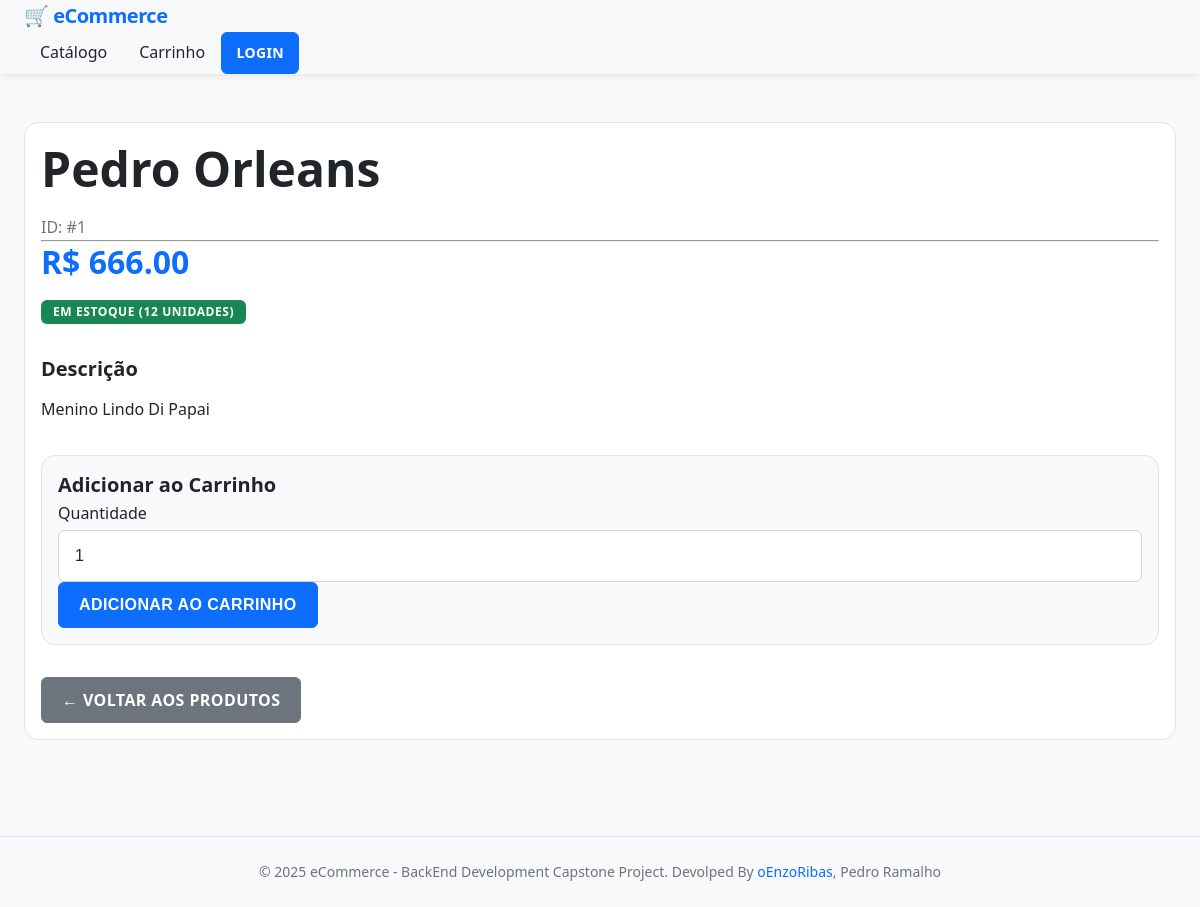
The page /produtos/1 on the database as committed earlier.
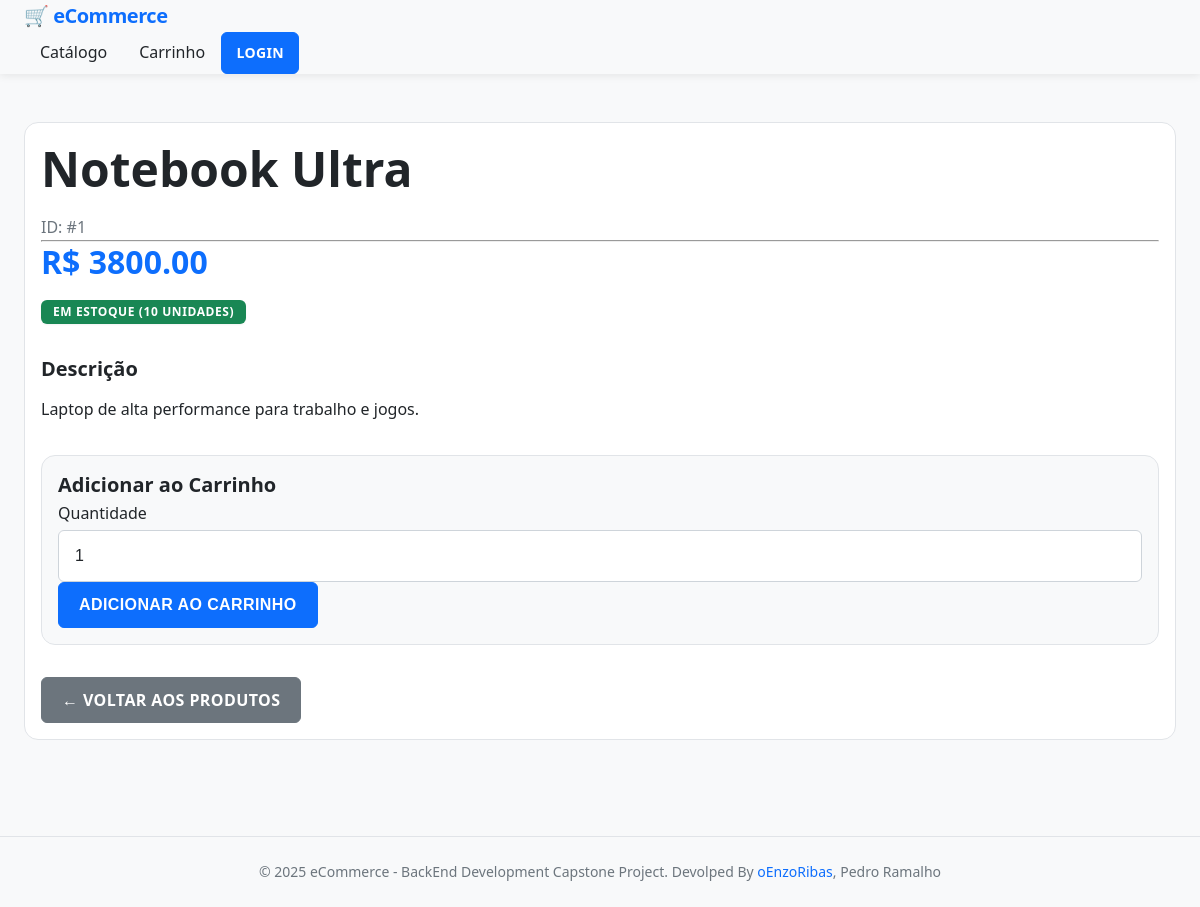
The same page on the database as committed later.
### models/produto_model.py (models this page shows, shortened)
class Produto(db.Model):
    __tablename__ = 'produtos'
    id = Column(Integer, primary_key=True, autoincrement=True, nullable=False)
    nome = Column(String(256), nullable=False)
    descricao = Column(String(256))
    preco = Column(db.Numeric(10,2), nullable=False)
    estoque = Column(Integer, nullable=False, default=0)

### routes/produtos.py (the view)
@produtos_bp.route('/<int:produto_id>')
def detalhes(produto_id):
    produto = Produto.query.get_or_404(produto_id)
    form = AdicionarCarrinhoForm()
    return render_template('produtos/detalhes.html', produto=produto, form=form)

### forms/produto_forms.py
class AdicionarCarrinhoForm(FlaskForm):
    quantidade = IntegerField(
        'Quantidade',
        validators=[
            DataRequired(message='Quantidade é obrigatória'),
            NumberRange(min=1, message='Quantidade deve ser no mínimo 1')
        ]
    )
    submit = SubmitField('Adicionar ao Carrinho')

### templates/produtos/detalhes.html (shortened to what this page needs)
{% extends "base.html" %}  {% block content %}
<div class="row">
  <div class="col-md-8 mx-auto">
    <div class="card shadow">
      <div class="card-body">
        <div class="row">
          <div class="col-md-6">
            <h1>{{ produto.nome }}</h1>
            <p class="text-muted">ID: #{{ produto.id }}</p>
          </div>
        </div>
        <hr />
        <div class="row mb-4">
          <div class="col-md-6">
            <h3 class="text-primary">R$ {{ "%.2f"|format(produto.preco) }}</h3>
            {% if produto.estoque > 0 %}
            <span class="badge bg-success fs-6"
              >Em Estoque ({{ produto.estoque }} unidades)</span
            >
            {% else %}
            <span class="badge bg-danger fs-6">Fora de Estoque</span>
            {% endif %}
          </div>
        </div>
        <div class="mb-4">
          <h5>Descrição</h5>
          <p>{{ produto.descricao or 'Sem descrição disponível' }}</p>
        </div>
        {% if produto.estoque > 0 %}
        <div class="card bg-light">
          <div class="card-body">
            <h5 class="card-title">Adicionar ao Carrinho</h5>
            <form
              method="POST"
              action="{{ url_for('carrinho.adicionar', produto_id=produto.id) }}"
            >
              <div class="row g-2">
                <div class="col-md-4">
                  <label for="quantidade" class="form-label">Quantidade</label>
                  <input
                    type="number"
                    id="quantidade"
                    name="quantidade"
                    class="form-control"
                    value="1"
                    min="1"
                    max="{{ produto.estoque }}"
                    required
                  />
                </div>
                <div class="col-md-8 d-flex align-items-end">
                  <button type="submit" class="btn btn-primary w-100">
                    Adicionar ao Carrinho
                  </button>
                </div>
              </div>
            </form>
          </div>
        </div>
        {% else %}
        <div class="alert alert-danger">
          Este produto está temporariamente indisponível.
        </div>
        {% endif %}
        <div class="mt-4">
          <a
            href="{{ url_for('produtos.listar') }}"
            class="btn btn-secondary btn-registrar"
          >
            ← Voltar aos Produtos
          </a>
        </div>
      </div>
    </div>
  </div>
</div>
{% endblock %}

Rows that differ between the two databases and show on the page:
changed Produto id 1: nome "Pedro Orleans" → "Notebook Ultra"; preco "666.00" → "3800.00"; estoque "12" → "10"; descricao "Menino Lindo Di Papai" → "Laptop de alta performance para trabalho e jogos."
